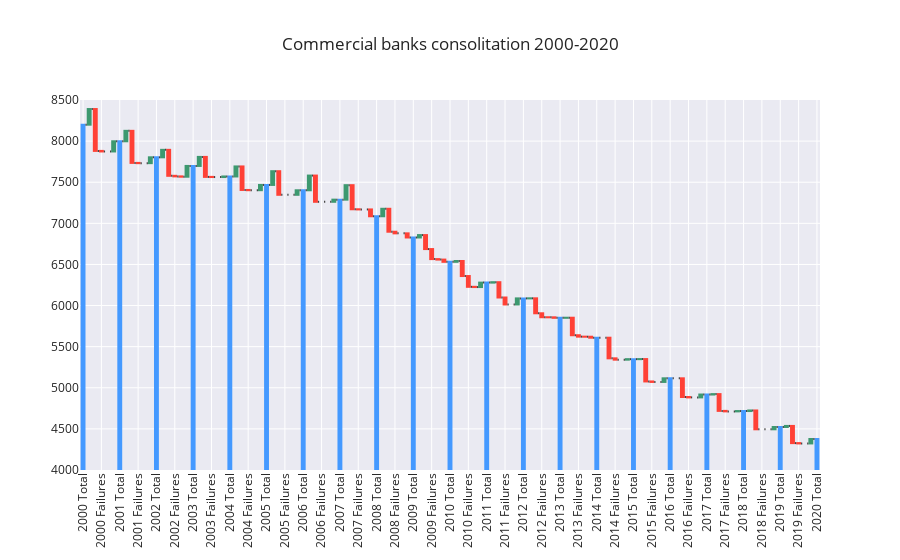

The notebook cell saved with this chart:
### Code cell
data = waterfall_df_com.copy()
x = data['Category']
y = data['Value']
measure = data['Measure Type']
fig = go.Figure(go.Waterfall(measure=measure, x=x, y=y))
fig.update_layout(title="Commercial banks consolitation 2000-2020",
                  xaxis = go.layout.XAxis(tickangle = 270))
fig.update_yaxes(range=[4000, 8500])

### Figure 1 — Plotly figure (JSON) as saved in the notebook; plotly's stock layout.template omitted (floating-point values rounded to 4 significant figures)
{"data": [{"measure": ["absolute", "relative", "relative", "relative", "relative", "relative", "total", "relative", "relative", "relative", "relative", "relative", "total", "relative", "relative", "relative", "relative", "relative", "total", "relative", "relative", "relative", "relative", "relative", "total", "relative", "relative", "relative", "relative", "relative", "total", "relative", "relative", "relative", "relative", "relative", "total", "relative", "relative", "relative", "relative", "relative", "total", "relative", "relative", "relative", "relative", "relative", "total", "relative", "relative", "relative", "relative", "relative", "total", "relative", "relative", "relative", "relative", "relative", "total", "relative", "relative", "relative", "relative", "relative", "total", "relative", "relative", "relative", "relative", "relative", "total", "relative", "relative", "relative", "relative", "relative", "total", "relative", "relative", "relative", "relative", "relative", "total", "relative", "relative", "relative", "relative", "relative", "total", "relative", "relative", "relative", "relative", "relative", "total", "relative", "relative", "relative", "relative", "relative", "total", "relative", "relative", "relative", "relative", "relative", "total", "relative", "relative", "relative", "relative", "relative", "total", "relative", "relative", "relative", "relative", "relative", "total"], "type": "waterfall", "x": ["2000 Total", "2000 New Institutions", "2000 Combinations", "2000 Failures", "2000 Liquidations", "2000 Adjustments", "2001 Total", "2001 New Institutions", "2001 Combinations", "2001 Failures", "2001 Liquidations", "2001 Adjustments", "2002 Total", "2002 New Institutions", "2002 Combinations", "2002 Failures", "2002 Liquidations", "2002 Adjustments", "2003 Total", "2003 New Institutions", "2003 Combinations", "2003 Failures", "2003 Liquidations", "2003 Adjustments", "2004 Total", "2004 New Institutions", "2004 Combinations", "2004 Failures", "2004 Liquidations", "2004 Adjustments", "2005 Total", "2005 New Institutions", "2005 Combinations", "2005 Failures", "2005 Liquidations", "2005 Adjustments", "2006 Total", "2006 New Institutions", "2006 Combinations", "2006 Failures", "2006 Liquidations", "2006 Adjustments", "2007 Total", "2007 New Institutions", "2007 Combinations", "2007 Failures", "2007 Liquidations", "2007 Adjustments", "2008 Total", "2008 New Institutions", "2008 Combinations", "2008 Failures", "2008 Liquidations", "2008 Adjustments", "2009 Total", "2009 New Institutions", "2009 Combinations", "2009 Failures", "2009 Liquidations", "2009 Adjustments", "2010 Total", "2010 New Institutions", "2010 Combinations", "2010 Failures", "2010 Liquidations", "2010 Adjustments", "2011 Total", "2011 New Institutions", "2011 Combinations", "2011 Failures", "2011 Liquidations", "2011 Adjustments", "2012 Total", "2012 New Institutions", "2012 Combinations", "2012 Failures", "2012 Liquidations", "2012 Adjustments", "2013 Total", "2013 New Institutions", "2013 Combinations", "2013 Failures", "2013 Liquidations", "2013 Adjustments", "2014 Total", "2014 New Institutions", "2014 Combinations", "2014 Failures", "2014 Liquidations", "2014 Adjustments", "2015 Total", "2015 New Institutions", "2015 Combinations", "2015 Failures", "2015 Liquidations", "2015 Adjustments", "2016 Total", "2016 New Institutions", "2016 Combinations", "2016 Failures", "2016 Liquidations", "2016 Adjustments", "2017 Total", "2017 New Institutions", "2017 Combinations", "2017 Failures", "2017 Liquidations", "2017 Adjustments", "2018 Total", "2018 New Institutions", "2018 Combinations", "2018 Failures", "2018 Liquidations", "2018 Adjustments", "2019 Total", "2019 New Institutions", "2019 Combinations", "2019 Failures", "2019 Liquidations", "2019 Adjustments", "2020 Total"], "y": [8200, 190, -509, -7, 0, 124, 0, 127, -390, -3, 0, 71, 0, 91, -316, -7, -4, 131, 0, 110, -243, -2, 0, 7, 0, 122, -286, -3, 0, 64, 0, 167, -287, 0, 0, 55, 0, 179, -319, 0, 0, 26, 0, 176, -293, -2, 0, -83, 0, 91, -279, -20, 0, -50, 0, 29, -170, -122, -6, -27, 0, 10, -183, -131, -3, 54, 0, 5, -186, -85, 0, 74, 0, 1, -182, -48, -1, -6, 0, 1, -213, -17, -1, -12, 0, 0, -251, -16, 0, 6, 0, 1, -272, -6, 0, 44, 0, 0, -227, -5, 0, 35, 0, 5, -204, -6, 0, 4, 0, 7, -229, 0, 0, 28, 0, 13, -209, -4, 0, 54, 0]}], "layout": {"title": {"text": "Commercial banks consolitation 2000-2020"}, "xaxis": {"tickangle": -90}, "yaxis": {"range": [4000, 8500]}}}
